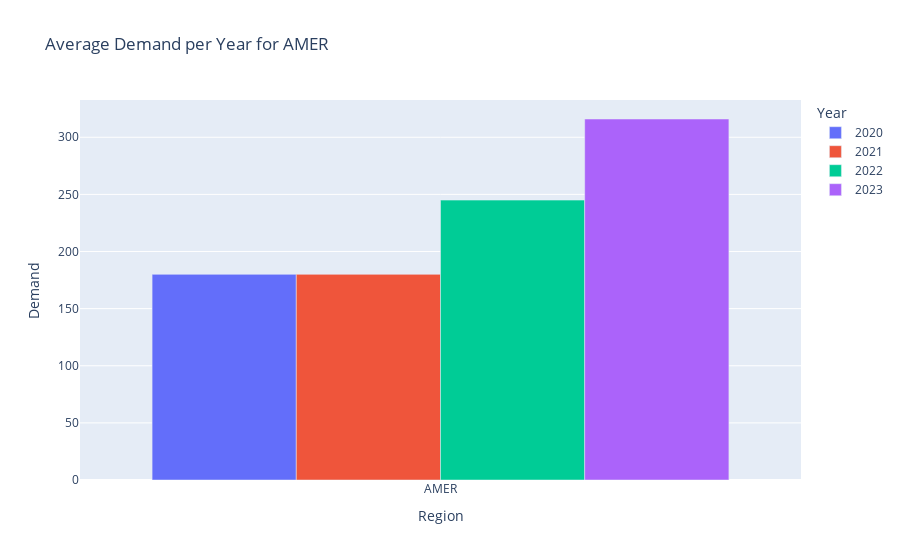
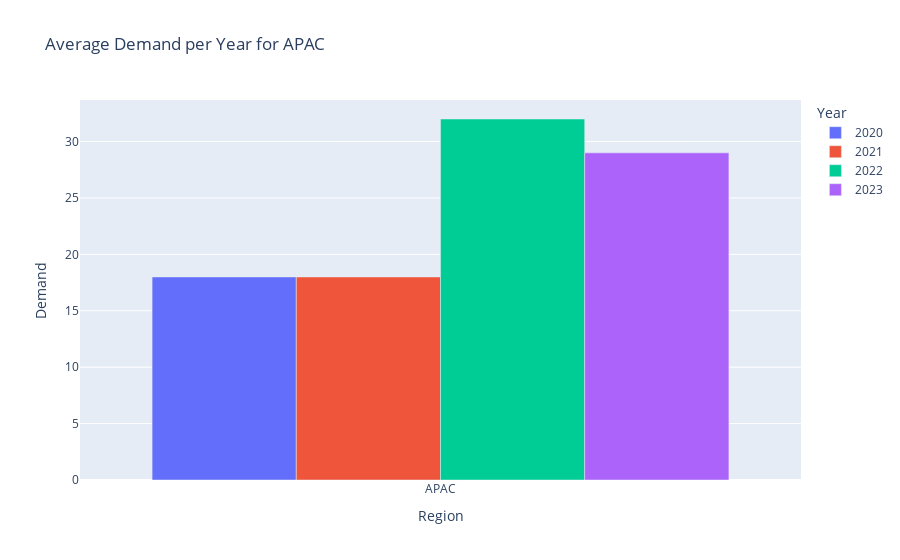
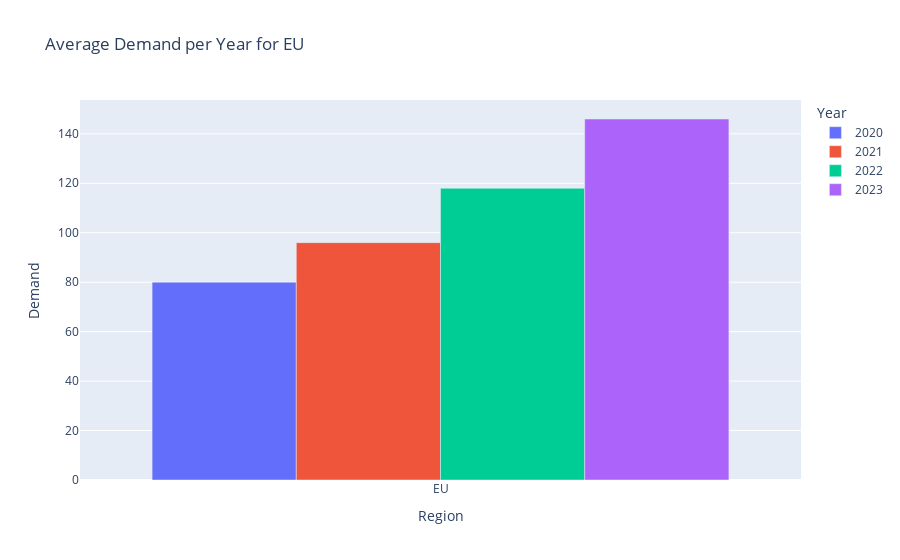

Source (notebook cell) for these figures, in order:
### Markdown cell above
Based on the chart above, the proportion of customers in **Africa** is **less than 10%**. When compared to other regions, which are around **30%**, the difference in the number of customers in Africa is **quite significant**. Therefore, it is not recommended at this time to open branch offices in Africa. If the company still wants to have account managers for customers in Africa, the company can place the account managers in the branch office geographically closest to Africa.

Now, let's see **Demand** based on **Transaction**.

### Code cell
#Create demand table
list_demand = []
for x in source['Year'].unique():
    for z in source[source['Region'] != 'AFR']['Region'].unique():
            for y in source['Subregion'].unique():
                list_demand.append([x, z, y, source[(source['Year'] == x) & (source['Region'] == z) & (source['Subregion'] == y)]['Order ID'].nunique()])
demand = pd.DataFrame(data = list_demand,
                               columns = ['Year', 'Region', 'Subregion', 'Demand'])
demand = demand[demand['Demand'] != 0]
demand.sort_values(by=['Year', 'Region'], inplace=True)
demand.reset_index(inplace=True)
demand.drop('index', axis=1, inplace=True)

#Create pivot table for examine Average Demand on Every Region
average_demand = demand.pivot_table(values='Demand', index='Region', columns='Year', aggfunc='median')
average_demand = average_demand.round(0).astype(int)
average_demand.columns.name = None
average_demand.reset_index(inplace=True)

#Create Bar Chart
for region in average_demand['Region'].unique():
    demand_region = average_demand[average_demand['Region'] == region]
    fig_demand_region = px.bar(demand_region, x='Region', y=[c for c in average_demand.columns if c != 'Region'], title=f'Average Demand per Year for {region}',
                               labels= {'value':'Demand', 'variable':'Year'},
                               barmode='group')
    display(fig_demand_region.show())

### Figure 1 — Plotly figure (JSON) as saved in the notebook; plotly's stock layout.template omitted (floating-point values rounded to 4 significant figures)
{"data": [{"alignmentgroup": "True", "hovertemplate": "Year=2020<br>Region=%{x}<br>Demand=%{y}<extra></extra>", "legendgroup": "2020", "marker": {"color": "#636efa", "pattern": {"shape": ""}}, "name": "2020", "offsetgroup": "2020", "orientation": "v", "showlegend": true, "textposition": "auto", "type": "bar", "x": ["AMER"], "xaxis": "x", "y": [180], "yaxis": "y"}, {"alignmentgroup": "True", "hovertemplate": "Year=2021<br>Region=%{x}<br>Demand=%{y}<extra></extra>", "legendgroup": "2021", "marker": {"color": "#EF553B", "pattern": {"shape": ""}}, "name": "2021", "offsetgroup": "2021", "orientation": "v", "showlegend": true, "textposition": "auto", "type": "bar", "x": ["AMER"], "xaxis": "x", "y": [180], "yaxis": "y"}, {"alignmentgroup": "True", "hovertemplate": "Year=2022<br>Region=%{x}<br>Demand=%{y}<extra></extra>", "legendgroup": "2022", "marker": {"color": "#00cc96", "pattern": {"shape": ""}}, "name": "2022", "offsetgroup": "2022", "orientation": "v", "showlegend": true, "textposition": "auto", "type": "bar", "x": ["AMER"], "xaxis": "x", "y": [245], "yaxis": "y"}, {"alignmentgroup": "True", "hovertemplate": "Year=2023<br>Region=%{x}<br>Demand=%{y}<extra></extra>", "legendgroup": "2023", "marker": {"color": "#ab63fa", "pattern": {"shape": ""}}, "name": "2023", "offsetgroup": "2023", "orientation": "v", "showlegend": true, "textposition": "auto", "type": "bar", "x": ["AMER"], "xaxis": "x", "y": [316], "yaxis": "y"}], "layout": {"barmode": "group", "legend": {"title": {"text": "Year"}, "tracegroupgap": 0}, "title": {"text": "Average Demand per Year for AMER"}, "xaxis": {"anchor": "y", "domain": [0, 1], "title": {"text": "Region"}}, "yaxis": {"anchor": "x", "domain": [0, 1], "title": {"text": "Demand"}}}}

### Figure 2 — Plotly figure (JSON) as saved in the notebook; plotly's stock layout.template omitted (floating-point values rounded to 4 significant figures)
{"data": [{"alignmentgroup": "True", "hovertemplate": "Year=2020<br>Region=%{x}<br>Demand=%{y}<extra></extra>", "legendgroup": "2020", "marker": {"color": "#636efa", "pattern": {"shape": ""}}, "name": "2020", "offsetgroup": "2020", "orientation": "v", "showlegend": true, "textposition": "auto", "type": "bar", "x": ["APAC"], "xaxis": "x", "y": [18], "yaxis": "y"}, {"alignmentgroup": "True", "hovertemplate": "Year=2021<br>Region=%{x}<br>Demand=%{y}<extra></extra>", "legendgroup": "2021", "marker": {"color": "#EF553B", "pattern": {"shape": ""}}, "name": "2021", "offsetgroup": "2021", "orientation": "v", "showlegend": true, "textposition": "auto", "type": "bar", "x": ["APAC"], "xaxis": "x", "y": [18], "yaxis": "y"}, {"alignmentgroup": "True", "hovertemplate": "Year=2022<br>Region=%{x}<br>Demand=%{y}<extra></extra>", "legendgroup": "2022", "marker": {"color": "#00cc96", "pattern": {"shape": ""}}, "name": "2022", "offsetgroup": "2022", "orientation": "v", "showlegend": true, "textposition": "auto", "type": "bar", "x": ["APAC"], "xaxis": "x", "y": [32], "yaxis": "y"}, {"alignmentgroup": "True", "hovertemplate": "Year=2023<br>Region=%{x}<br>Demand=%{y}<extra></extra>", "legendgroup": "2023", "marker": {"color": "#ab63fa", "pattern": {"shape": ""}}, "name": "2023", "offsetgroup": "2023", "orientation": "v", "showlegend": true, "textposition": "auto", "type": "bar", "x": ["APAC"], "xaxis": "x", "y": [29], "yaxis": "y"}], "layout": {"barmode": "group", "legend": {"title": {"text": "Year"}, "tracegroupgap": 0}, "title": {"text": "Average Demand per Year for APAC"}, "xaxis": {"anchor": "y", "domain": [0, 1], "title": {"text": "Region"}}, "yaxis": {"anchor": "x", "domain": [0, 1], "title": {"text": "Demand"}}}}

### Figure 3 — Plotly figure (JSON) as saved in the notebook; plotly's stock layout.template omitted (floating-point values rounded to 4 significant figures)
{"data": [{"alignmentgroup": "True", "hovertemplate": "Year=2020<br>Region=%{x}<br>Demand=%{y}<extra></extra>", "legendgroup": "2020", "marker": {"color": "#636efa", "pattern": {"shape": ""}}, "name": "2020", "offsetgroup": "2020", "orientation": "v", "showlegend": true, "textposition": "auto", "type": "bar", "x": ["EU"], "xaxis": "x", "y": [80], "yaxis": "y"}, {"alignmentgroup": "True", "hovertemplate": "Year=2021<br>Region=%{x}<br>Demand=%{y}<extra></extra>", "legendgroup": "2021", "marker": {"color": "#EF553B", "pattern": {"shape": ""}}, "name": "2021", "offsetgroup": "2021", "orientation": "v", "showlegend": true, "textposition": "auto", "type": "bar", "x": ["EU"], "xaxis": "x", "y": [96], "yaxis": "y"}, {"alignmentgroup": "True", "hovertemplate": "Year=2022<br>Region=%{x}<br>Demand=%{y}<extra></extra>", "legendgroup": "2022", "marker": {"color": "#00cc96", "pattern": {"shape": ""}}, "name": "2022", "offsetgroup": "2022", "orientation": "v", "showlegend": true, "textposition": "auto", "type": "bar", "x": ["EU"], "xaxis": "x", "y": [118], "yaxis": "y"}, {"alignmentgroup": "True", "hovertemplate": "Year=2023<br>Region=%{x}<br>Demand=%{y}<extra></extra>", "legendgroup": "2023", "marker": {"color": "#ab63fa", "pattern": {"shape": ""}}, "name": "2023", "offsetgroup": "2023", "orientation": "v", "showlegend": true, "textposition": "auto", "type": "bar", "x": ["EU"], "xaxis": "x", "y": [146], "yaxis": "y"}], "layout": {"barmode": "group", "legend": {"title": {"text": "Year"}, "tracegroupgap": 0}, "title": {"text": "Average Demand per Year for EU"}, "xaxis": {"anchor": "y", "domain": [0, 1], "title": {"text": "Region"}}, "yaxis": {"anchor": "x", "domain": [0, 1], "title": {"text": "Demand"}}}}
